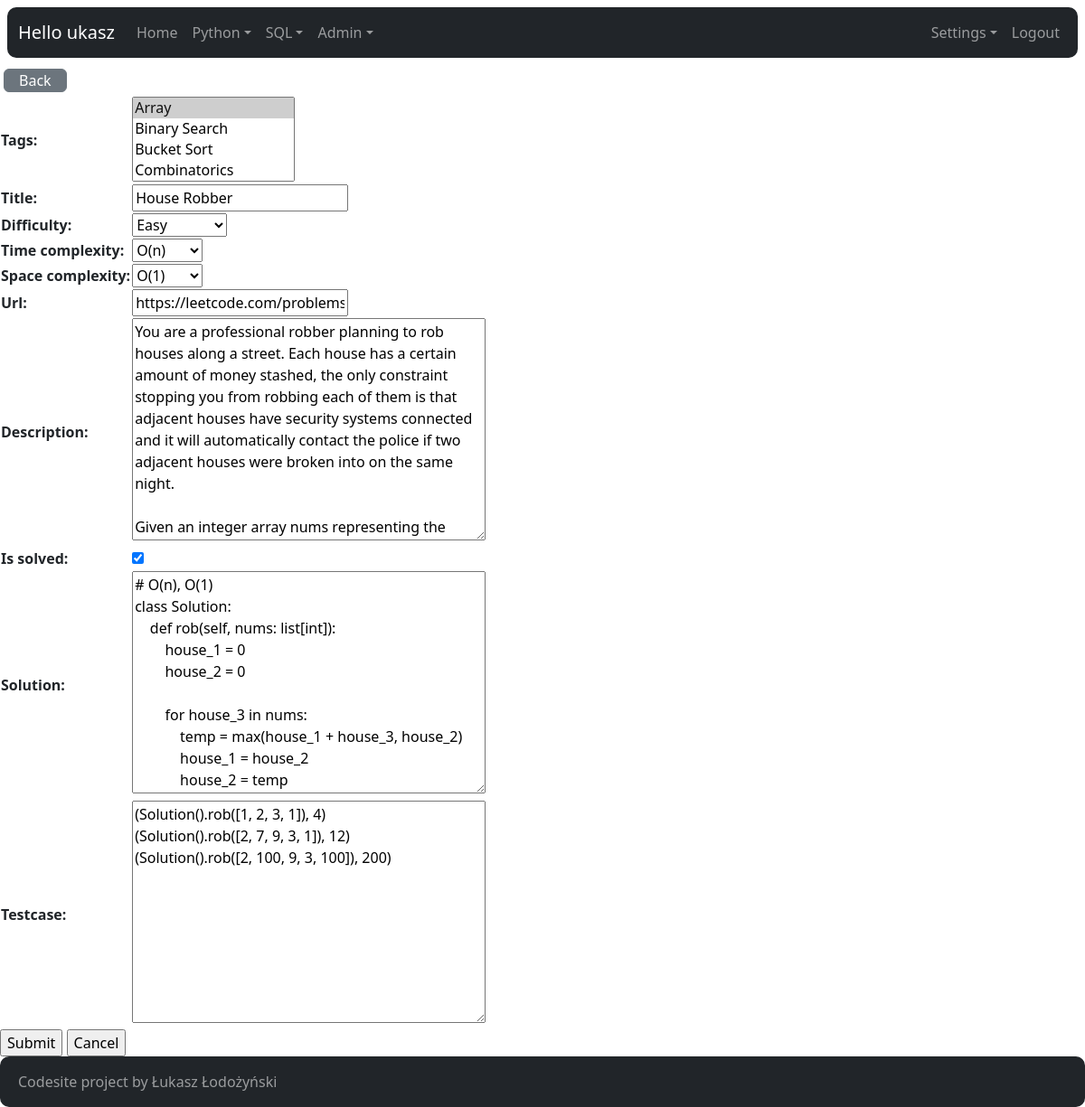
Before: /python/problem/31/update/ (signed in) with the older database file.
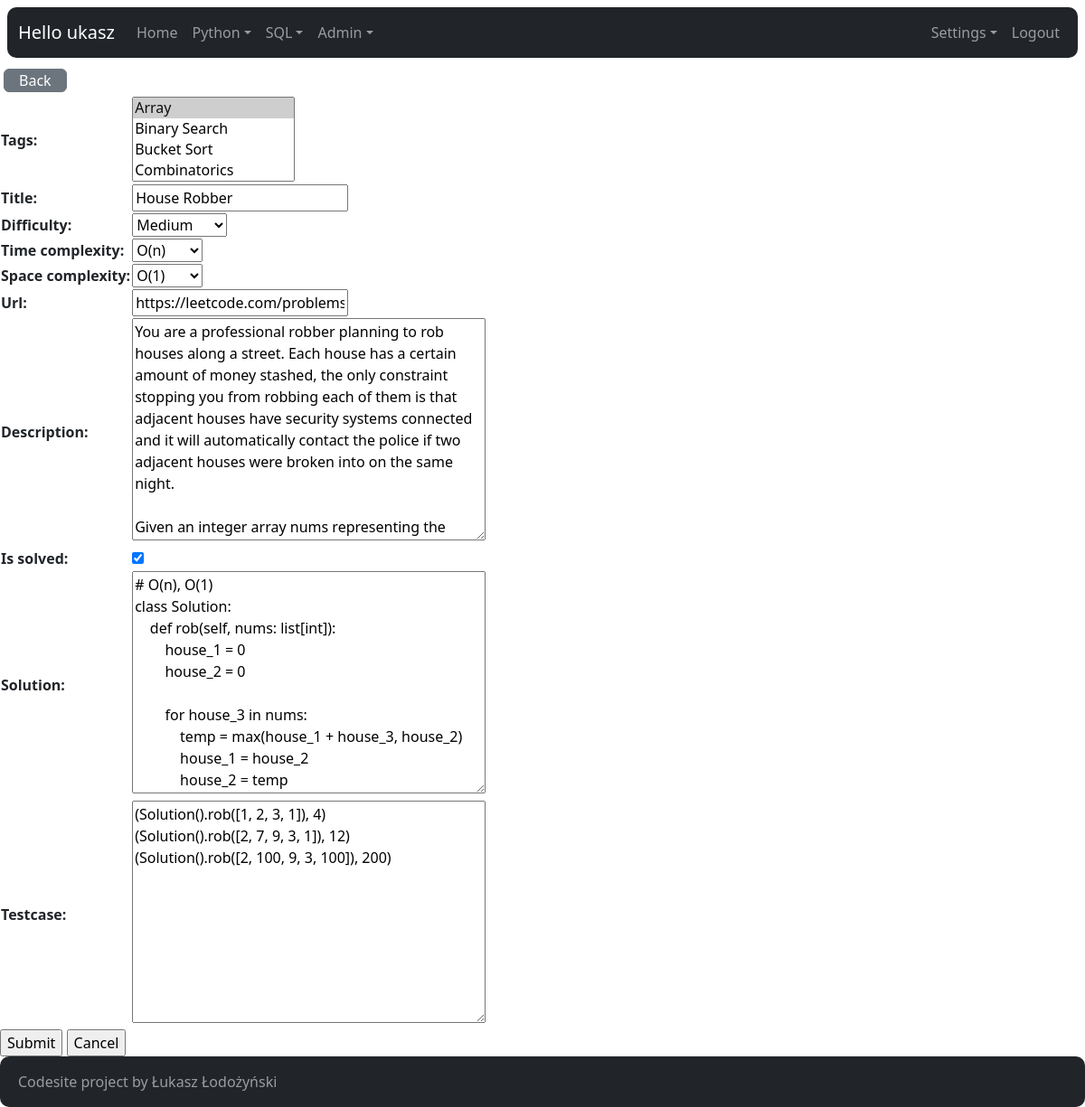
After: the same page with the newer database file.
### python_problems/models.py (models this page shows, shortened)
class Problem(models.Model):
    tags = models.ManyToManyField("Tag")
    title = models.CharField(max_length=200)
    difficulty = models.ForeignKey(
        Difficulty, related_name="problems_difficulty", on_delete=models.DO_NOTHING)
    time_complexity = models.ForeignKey(
        Complexity, related_name="problems_time_complexity", on_delete=models.DO_NOTHING)
    space_complexity = models.ForeignKey(
        Complexity, related_name="problems_space_complexity", on_delete=models.DO_NOTHING)
    url = models.CharField(max_length=200)
    description = models.TextField(blank=False, null=False)
    is_solved = models.BooleanField(default=False)
    solution = models.TextField(blank=True, null=True)
    testcase = models.TextField(blank=True, null=True)

### python_problems/views.py (the view)
# urls.py: path("problem/<int:pk>/update/", views.ProblemUpdate.as_view(), name="problem-update"),
class ProblemUpdate(LoginRequiredMixin, UpdateView):
    model = Problem
    fields = "__all__"
    success_url = reverse_lazy('python_problems:index')

### core/context_processors.py (called while the page is built)
def settings(request):
    return {
        'settings': django_settings,
    }

### python_problems/models.py (called while the page is built)
    def __str__(self) -> str:
        return self.name

    def __str__(self) -> str:
        return self.name

    def __str__(self):
        return self.name

### python_problems/templates/python_problems/problem_form.html (shortened to what this page needs)
{% extends "core/base.html" %}
{% block content %}
<a href="{% url 'python_problems:index' %}" class="btn btn-secondary px-3 py-0 m-1">Back</a>
<form action="" method="post">
  <table>{{ form.as_table }}</table>
  <input type="submit" value="Submit" />
  <input type="submit" onclick="window.location='{% url 'python_problems:index' %}' ; return false;" value="Cancel" />
</form>
{% endblock content %}

Changed rows visible on the page:
changed Problem "House Robber": difficulty "Easy" → "Medium"
